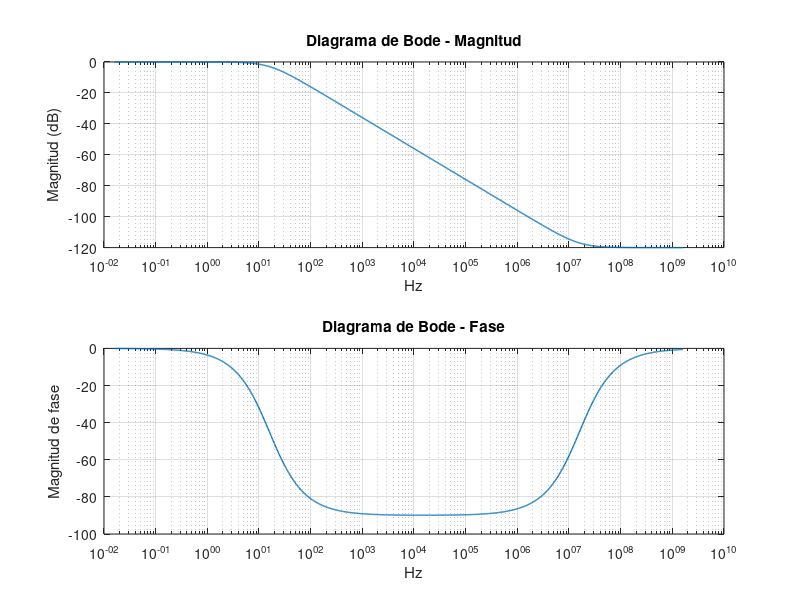
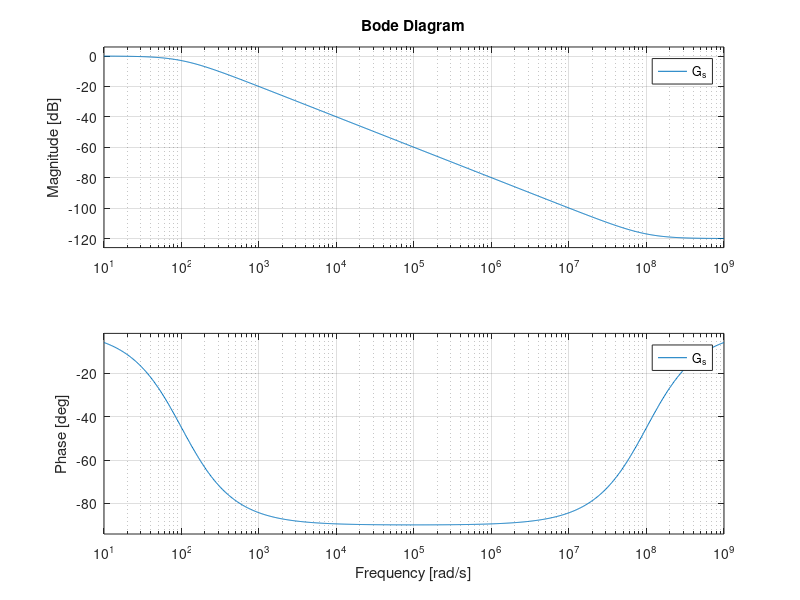

The MATLAB script that drew these images, in order:
clear; clc;

R1 = 10e3;
R2 = 10e3;
R3 = 10e3;
R4 = 10e3;
C = 1e-6;
C1 = 1e-12;

num = R4*R2*[R1*C1 1];

den = R3*R1*[R2*C 1];

G_s = tf(num,den);

N = 1000;
w = logspace(-1, 10, N);

s1 = 1j*w;
P = (num(1)*s1 + num(2))./(den(1)*s1 + den(2));

mag_dB = 20*log10(abs(P));

phase = angle(P)*(180/pi);

[GM, PM, Wcg, Wcp] = margin(G_s);
fprintf('Margen de ganancia: %.2f dB\n', 20*log10(GM));
fprintf('Margen de fase: %.2f grados\n', PM);


    
figure(1);
subplot(2,1,1);
semilogx(w./(2*pi), mag_dB, 'LineWidth', 1);
grid on;
xlabel('Hz');
ylabel('Magnitud (dB)');
title('Diagrama de Bode - Magnitud');

subplot(2,1,2);
semilogx(w./(2*pi), phase, 'LineWidth', 1);
grid on;
xlabel('Hz');
ylabel('Magnitud de fase');
title('Diagrama de Bode - Fase');

figure(2);
bode(G_s)